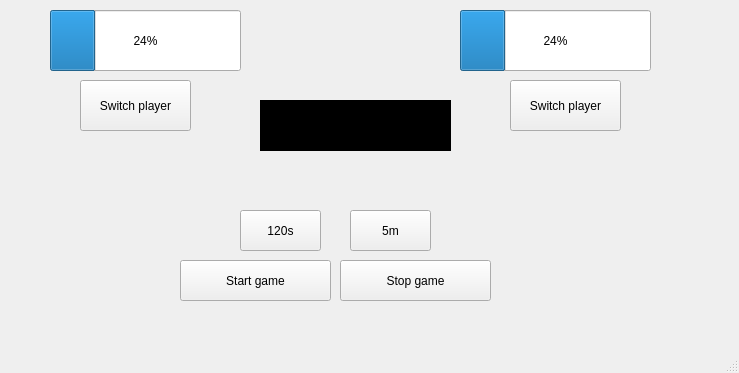
<?xml version="1.0" encoding="UTF-8"?>
<ui version="4.0">
 <class>MainWindow</class>
 <widget class="QMainWindow" name="MainWindow">
  <property name="geometry">
   <rect>
    <x>0</x>
    <y>0</y>
    <width>739</width>
    <height>373</height>
   </rect>
  </property>
  <property name="windowTitle">
   <string>MainWindow</string>
  </property>
  <widget class="QWidget" name="centralwidget">
   <widget class="QProgressBar" name="progressBar1">
    <property name="geometry">
     <rect>
      <x>50</x>
      <y>10</y>
      <width>191</width>
      <height>61</height>
     </rect>
    </property>
    <property name="value">
     <number>24</number>
    </property>
   </widget>
   <widget class="QPushButton" name="bPass1">
    <property name="geometry">
     <rect>
      <x>80</x>
      <y>80</y>
      <width>111</width>
      <height>51</height>
     </rect>
    </property>
    <property name="text">
     <string>Switch player</string>
    </property>
   </widget>
   <widget class="QPushButton" name="bTime120">
    <property name="geometry">
     <rect>
      <x>240</x>
      <y>210</y>
      <width>81</width>
      <height>41</height>
     </rect>
    </property>
    <property name="text">
     <string>120s</string>
    </property>
   </widget>
   <widget class="QPushButton" name="bStart">
    <property name="geometry">
     <rect>
      <x>180</x>
      <y>260</y>
      <width>151</width>
      <height>41</height>
     </rect>
    </property>
    <property name="text">
     <string>Start game</string>
    </property>
   </widget>
   <widget class="QLabel" name="gameStatus">
    <property name="geometry">
     <rect>
      <x>260</x>
      <y>100</y>
      <width>191</width>
      <height>51</height>
     </rect>
    </property>
    <property name="layoutDirection">
     <enum>Qt::LayoutDirection::LeftToRight</enum>
    </property>
    <property name="styleSheet">
     <string notr="true">background-color: rgb(0, 0, 0);
font: 8pt &quot;Segoe UI&quot;;</string>
    </property>
    <property name="text">
     <string>Select game time and start the game</string>
    </property>
    <property name="alignment">
     <set>Qt::AlignmentFlag::AlignCenter</set>
    </property>
    <property name="wordWrap">
     <bool>true</bool>
    </property>
   </widget>
   <widget class="QProgressBar" name="progressBar2">
    <property name="geometry">
     <rect>
      <x>460</x>
      <y>10</y>
      <width>191</width>
      <height>61</height>
     </rect>
    </property>
    <property name="value">
     <number>24</number>
    </property>
   </widget>
   <widget class="QPushButton" name="bPass2">
    <property name="geometry">
     <rect>
      <x>510</x>
      <y>80</y>
      <width>111</width>
      <height>51</height>
     </rect>
    </property>
    <property name="text">
     <string>Switch player</string>
    </property>
   </widget>
   <widget class="QPushButton" name="bTime300">
    <property name="geometry">
     <rect>
      <x>350</x>
      <y>210</y>
      <width>81</width>
      <height>41</height>
     </rect>
    </property>
    <property name="text">
     <string>5m</string>
    </property>
   </widget>
   <widget class="QPushButton" name="bStop">
    <property name="geometry">
     <rect>
      <x>340</x>
      <y>260</y>
      <width>151</width>
      <height>41</height>
     </rect>
    </property>
    <property name="text">
     <string>Stop game</string>
    </property>
   </widget>
  </widget>
  <widget class="QMenuBar" name="menubar">
   <property name="geometry">
    <rect>
     <x>0</x>
     <y>0</y>
     <width>739</width>
     <height>21</height>
    </rect>
   </property>
  </widget>
  <widget class="QStatusBar" name="statusbar"/>
 </widget>
 <resources/>
 <connections/>
</ui>
